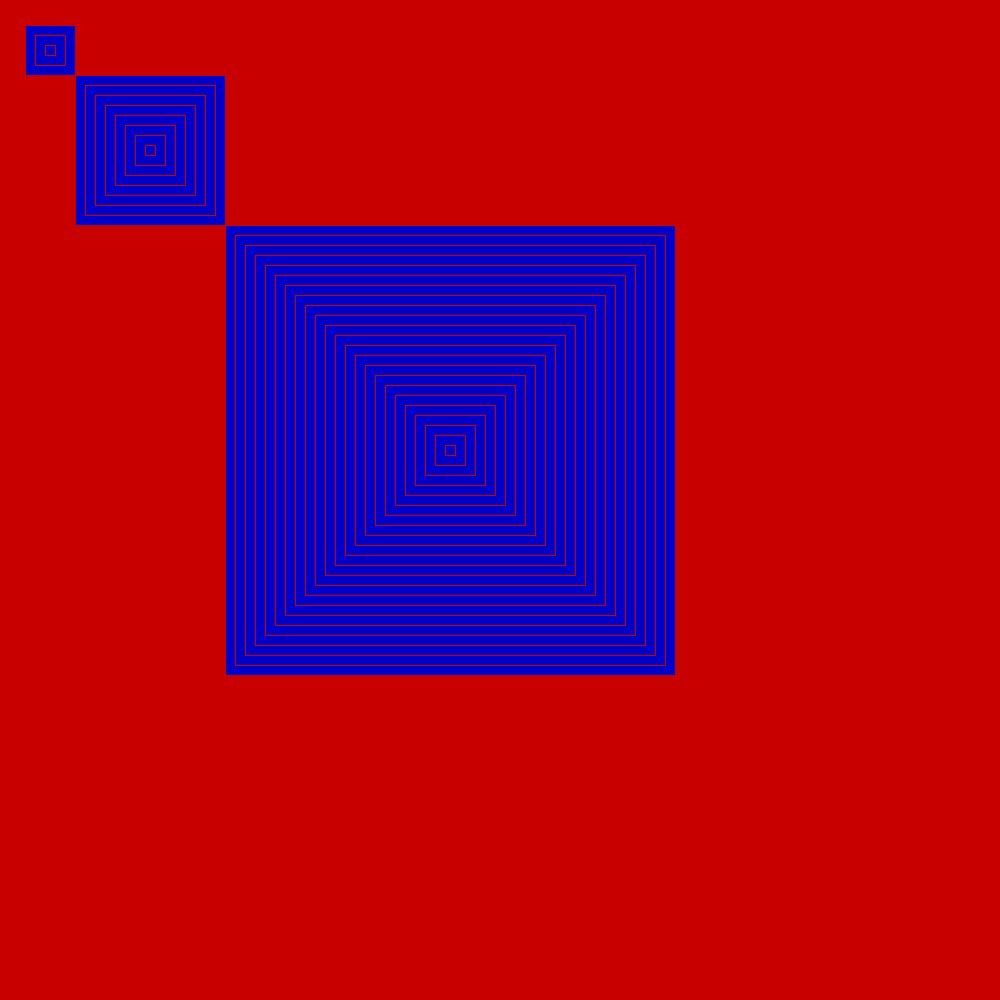
Frame 1 (no input)
Frame 2 (the mouse pressed at the canvas centre, redrawn once): identical to frame 1, image omitted

The Processing sketch that drew this single still picture (run headless with seeded random() and noise(); the mouse was pressed at the canvas centre and the sketch redrawn once):

// Processing sketch: week4_21_1_1solution
// ── week4_21_1_1solution.pde


void setup() {
  size(1000, 1000);
  background(200, 0, 0);
  smooth();
  noLoop();
  stroke(200,0,0);
  fill(0,0,200);
  rectMode(CENTER);
}
void draw() {
  squareNest(150, 150, 150, 150);
  squareNest(50,50,50,50);
  squareNest(450,450,450,450);
  
}
void squareNest(int size, int number, int x, int y) {
  for (int counter = number; counter > 0; counter-=20) {
    rect(x, y, size, size);
    size-=20;
  }
}
